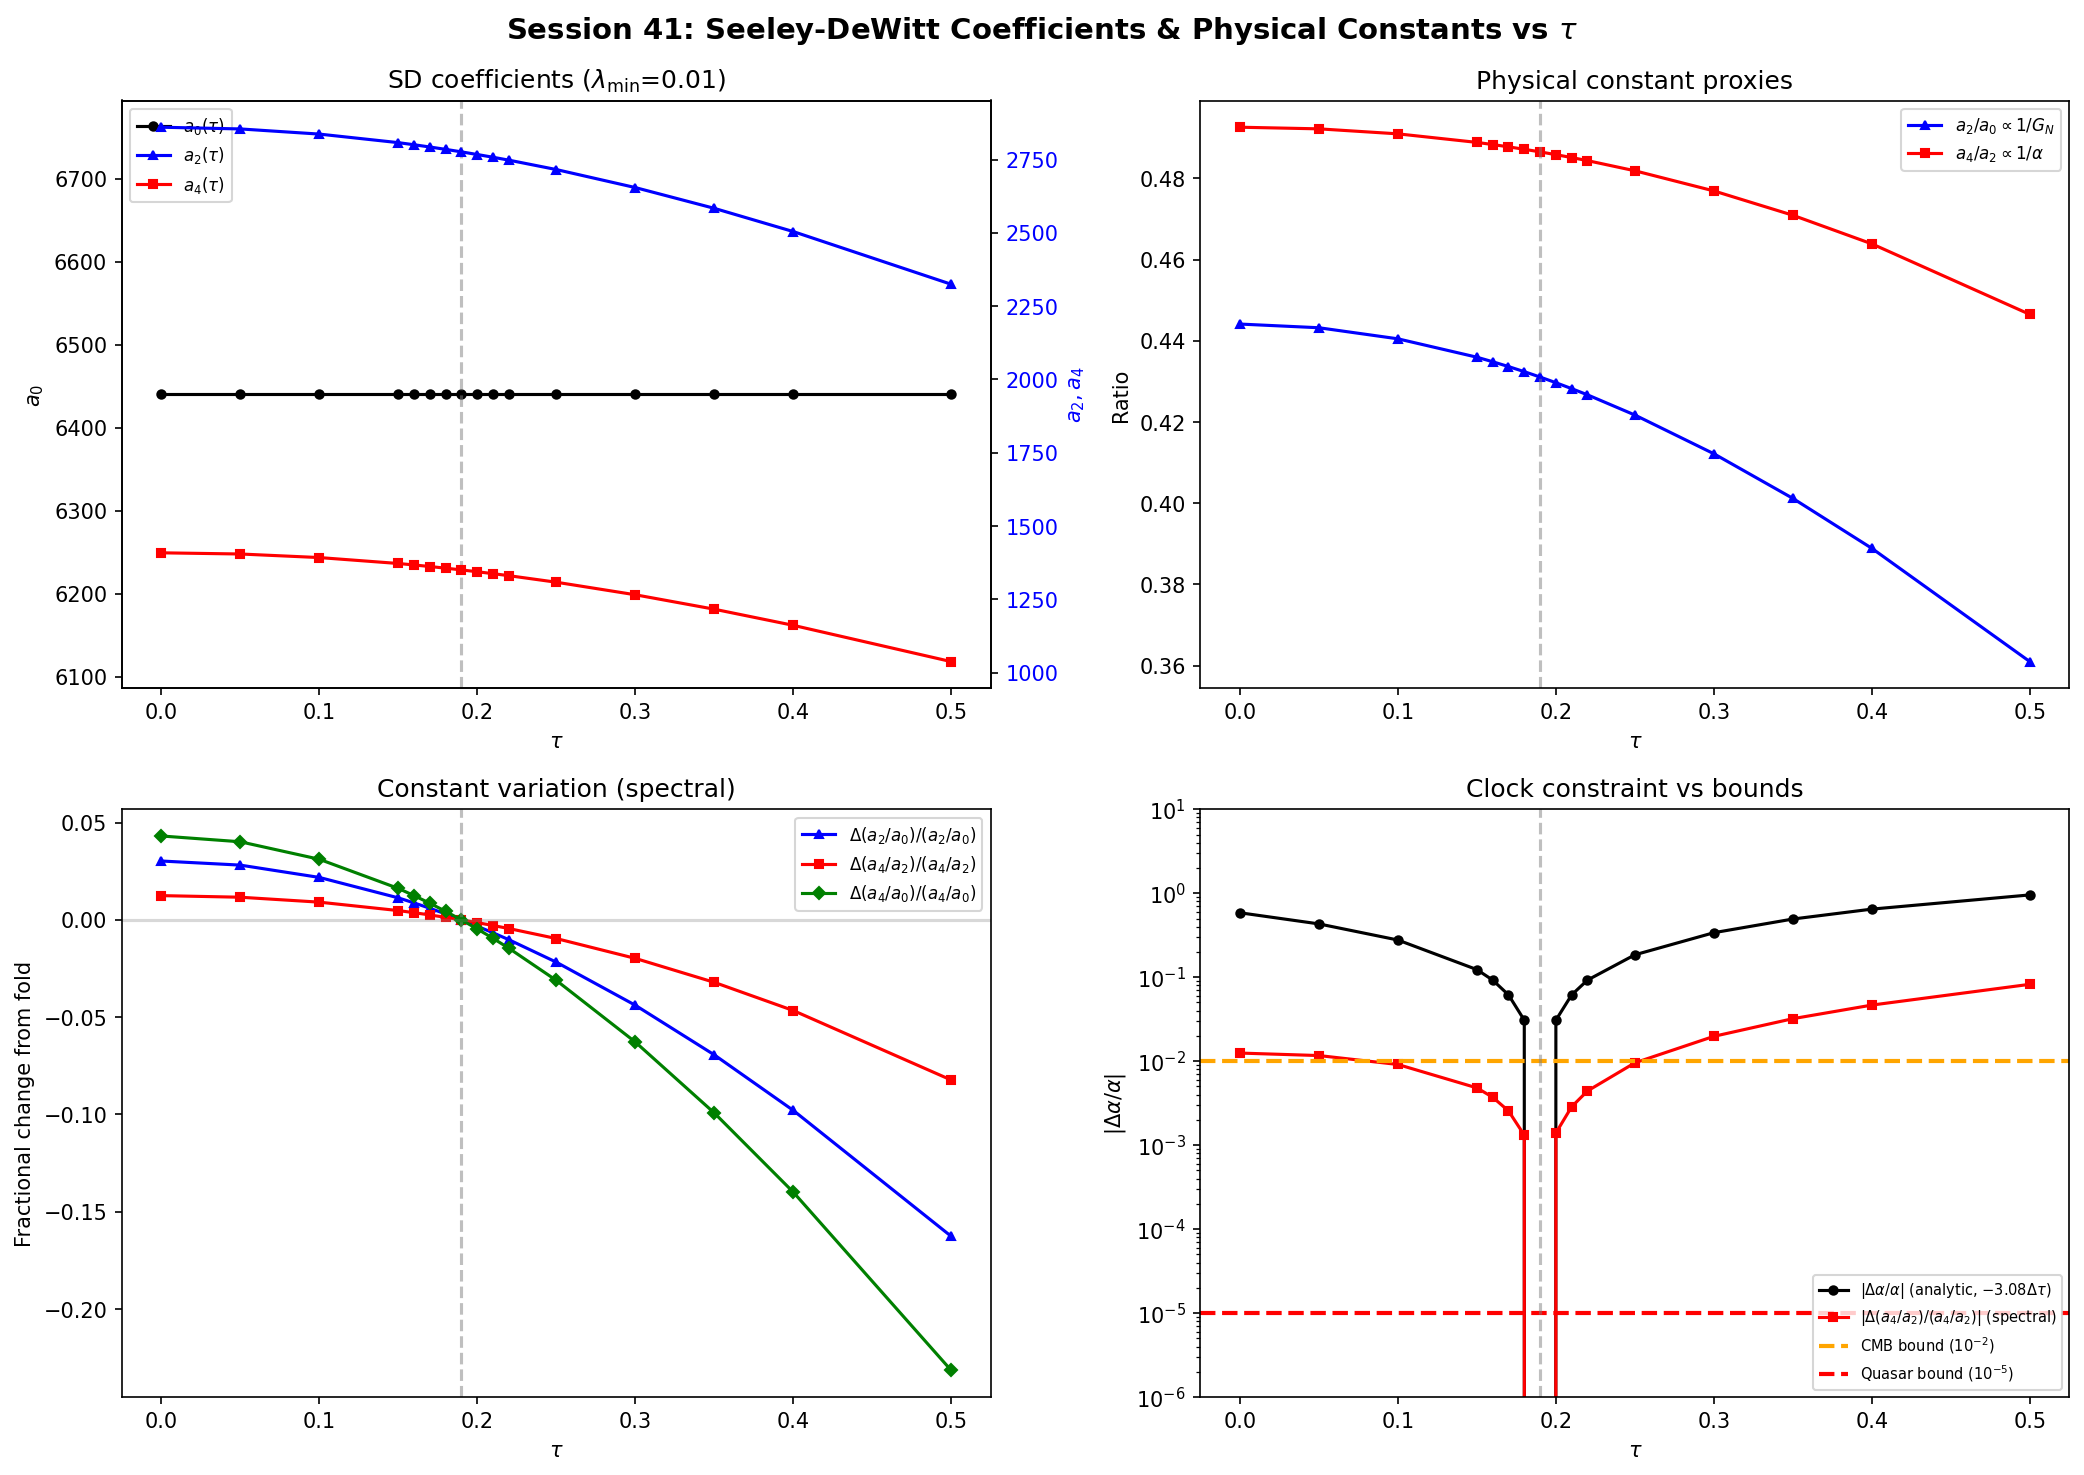

Here is the Python script that generated this plot:
#!/usr/bin/env python3
"""
Session 41 W2-5: Seeley-DeWitt coefficients and physical constants vs tau.

Computes a_0(tau), a_2(tau), a_4(tau) from the Dirac spectrum on SU(3) with
Jensen deformation parameter tau. Tracks spectral proxies for physical constants:
  a_2/a_0 ~ 1/G_N   (Newton's constant in M_KK units)
  a_4/a_2 ~ 1/alpha  (fine structure constant proxy)
  a_4/a_0 ~ gauge coupling combination

Also computes clock constraint: Delta_alpha/alpha = -3.08 * Delta_tau
and compares to CMB / quasar / atomic clock observational bounds.

Data sources:
  s27_multisector_bcs.npz  — tau = 0.0, 0.10, 0.15, 0.20, 0.25, 0.30, 0.35, 0.40, 0.50
  s36_sfull_tau_stabilization.npz — tau = 0.050, 0.160, 0.170, 0.180, 0.190, 0.210, 0.220

Peter-Weyl structure:
  Each sector (p,q) stores 16 * dim(p,q) eigenvalues.
  The right-regular representation contributes an additional degeneracy of dim(p,q).
  So the multiplicity for the Seeley-DeWitt sums is dim(p,q) per stored eigenvalue.

  For (1,2) sector: s27 lacks it, use (2,1) data (conjugation symmetry verified to ~1e-14).
  s36 has both (1,2) and (2,1) explicitly.

Cutoff sensitivity: lambda_min = 0.01, 0.1, 0.5 to handle near-zero eigenvalue divergences.

Author: Gen-Physicist (Session 41)
"""

import numpy as np
import matplotlib
matplotlib.use('Agg')
import matplotlib.pyplot as plt
from pathlib import Path

# ──────────────────────────────────────────────────────────────────────
# Configuration
# ──────────────────────────────────────────────────────────────────────

from canonical_constants import tau_fold as TAU_FOLD

DATA_DIR = Path(__file__).parent
SECTORS = [(0,0), (1,0), (0,1), (1,1), (2,0), (0,2), (3,0), (0,3), (2,1), (1,2)]
CUTOFFS = [0.01, 0.1, 0.5]

# Clock constraint: dalpha/alpha = -3.08 * dtau (Session 22d E-3)
CLOCK_COEFF = -3.08

# Observational bounds on |Delta_alpha / alpha|
CMB_BOUND = 1e-2        # z ~ 1100 (Planck + ACT)
QUASAR_BOUND = 1e-5     # z ~ 2-4 (Webb et al., Keck+VLT)
ATOMIC_CLOCK_BOUND = 1e-16  # per year (Sr/Yb optical lattice clocks)


def dim_pq(p, q):
    """Dimension of SU(3) irrep (p, q)."""
    return (p + 1) * (q + 1) * (p + q + 2) // 2


def mult_pq(p, q):
    """Peter-Weyl multiplicity = dim(p,q)^2."""
    return dim_pq(p, q) ** 2


def right_reg_degeneracy(p, q):
    """Additional degeneracy from right-regular representation.

    Stored eigenvalues: 16 * dim(p,q) per sector.
    Full Hilbert space contribution: 16 * dim(p,q)^2 = 16 * mult(p,q).
    So each stored eigenvalue carries degeneracy = dim(p,q).
    """
    return dim_pq(p, q)


# ──────────────────────────────────────────────────────────────────────
# Load data
# ──────────────────────────────────────────────────────────────────────

d36 = np.load(DATA_DIR / 's36_sfull_tau_stabilization.npz', allow_pickle=True)
d27 = np.load(DATA_DIR / 's27_multisector_bcs.npz', allow_pickle=True)

s27_taus = list(d27['tau_values'])
s36_taus = [0.050, 0.160, 0.170, 0.180, 0.190, 0.210, 0.220]

# Build merged tau list (sorted, unique)
all_taus = sorted(set([float(t) for t in s27_taus] + s36_taus))
print(f"Merged tau values ({len(all_taus)}): {[f'{t:.3f}' for t in all_taus]}")


def get_eigenvalues(tau, p, q):
    """Retrieve eigenvalues for sector (p,q) at given tau.

    Tries s36 first (higher tau resolution near fold), then s27.
    For (1,2) in s27: uses (2,1) by conjugation symmetry.
    """
    # Try s36
    key36 = f"evals_tau{tau:.3f}_{p}_{q}"
    if key36 in d36.files:
        return d36[key36]

    # Try s27
    if tau in s27_taus or any(abs(tau - t) < 1e-10 for t in s27_taus):
        ti = min(range(len(s27_taus)), key=lambda i: abs(s27_taus[i] - tau))

        # Handle (1,2) -> (2,1) conjugation in s27
        pp, qq = p, q
        if (p, q) == (1, 2):
            pp, qq = 2, 1

        key27 = f"evals_{pp}_{qq}_{ti}"
        if key27 in d27.files:
            return d27[key27]

    raise KeyError(f"No eigenvalue data for tau={tau:.3f}, sector ({p},{q})")


# ──────────────────────────────────────────────────────────────────────
# Compute Seeley-DeWitt coefficients
# ──────────────────────────────────────────────────────────────────────

# Storage: results[cutoff_idx][tau_idx] = dict with a_0, a_2, a_4, sector contributions
results = {}

for ci, cutoff in enumerate(CUTOFFS):
    results[cutoff] = {}

    for tau in all_taus:
        a0_total = 0.0
        a2_total = 0.0
        a4_total = 0.0

        sector_data = {}

        for (p, q) in SECTORS:
            try:
                evals = get_eigenvalues(tau, p, q)
            except KeyError:
                # Skip missing sectors
                continue

            # Use POSITIVE eigenvalues only (spectral pairing: negative ones duplicate)
            pos_evals = evals[evals > cutoff]

            # Right-regular degeneracy
            deg = right_reg_degeneracy(p, q)

            # Seeley-DeWitt sums with multiplicity
            n_pos = len(pos_evals)
            s_a0 = deg * n_pos
            s_a2 = deg * np.sum(pos_evals**(-2))
            s_a4 = deg * np.sum(pos_evals**(-4))

            a0_total += s_a0
            a2_total += s_a2
            a4_total += s_a4

            sector_data[(p, q)] = {
                'n_pos': n_pos,
                'a0_contrib': s_a0,
                'a2_contrib': s_a2,
                'a4_contrib': s_a4,
                'min_pos_eval': np.min(pos_evals) if len(pos_evals) > 0 else np.inf,
            }

        results[cutoff][tau] = {
            'a0': a0_total,
            'a2': a2_total,
            'a4': a4_total,
            'sectors': sector_data,
        }

# ──────────────────────────────────────────────────────────────────────
# Print results
# ──────────────────────────────────────────────────────────────────────

print("\n" + "=" * 100)
print("SEELEY-DEWITT COEFFICIENTS vs TAU")
print("=" * 100)

for cutoff in CUTOFFS:
    print(f"\n--- Cutoff lambda_min = {cutoff} ---")
    print(f"{'tau':>6s}  {'a_0':>12s}  {'a_2':>14s}  {'a_4':>16s}  {'a_2/a_0':>12s}  {'a_4/a_2':>12s}  {'a_4/a_0':>14s}")
    print("-" * 100)

    for tau in all_taus:
        r = results[cutoff][tau]
        a0, a2, a4 = r['a0'], r['a2'], r['a4']
        r20 = a2 / a0 if a0 > 0 else np.inf
        r42 = a4 / a2 if a2 > 0 else np.inf
        r40 = a4 / a0 if a0 > 0 else np.inf
        print(f"{tau:6.3f}  {a0:12.1f}  {a2:14.6f}  {a4:16.6f}  {r20:12.6f}  {r42:12.6f}  {r40:14.6f}")

# ──────────────────────────────────────────────────────────────────────
# Fractional changes relative to fold (tau = 0.190)
# ──────────────────────────────────────────────────────────────────────

print("\n" + "=" * 100)
print("FRACTIONAL CHANGES RELATIVE TO FOLD (tau = 0.190)")
print("=" * 100)

ref_cutoff = 0.01  # Primary cutoff for physics analysis

# Find closest tau to fold
fold_tau = min(all_taus, key=lambda t: abs(t - TAU_FOLD))
print(f"Reference fold tau = {fold_tau:.3f}")

ref = results[ref_cutoff][fold_tau]
a0_fold = ref['a0']
a2_fold = ref['a2']
a4_fold = ref['a4']
r20_fold = a2_fold / a0_fold
r42_fold = a4_fold / a2_fold
r40_fold = a4_fold / a0_fold

print(f"\nAt fold: a_0 = {a0_fold:.1f}, a_2 = {a2_fold:.6f}, a_4 = {a4_fold:.6f}")
print(f"         a_2/a_0 = {r20_fold:.6f}, a_4/a_2 = {r42_fold:.6f}, a_4/a_0 = {r40_fold:.6f}")

print(f"\n{'tau':>6s}  {'Da_0/a_0':>12s}  {'Da_2/a_2':>12s}  {'Da_4/a_4':>12s}  {'D(a2/a0)':>12s}  {'D(a4/a2)':>12s}  {'D(a4/a0)':>12s}")
print("-" * 84)

for tau in all_taus:
    r = results[ref_cutoff][tau]
    a0, a2, a4 = r['a0'], r['a2'], r['a4']

    da0 = (a0 - a0_fold) / a0_fold
    da2 = (a2 - a2_fold) / a2_fold
    da4 = (a4 - a4_fold) / a4_fold

    r20 = a2 / a0
    r42 = a4 / a2
    r40 = a4 / a0

    dr20 = (r20 - r20_fold) / r20_fold
    dr42 = (r42 - r42_fold) / r42_fold
    dr40 = (r40 - r40_fold) / r40_fold

    print(f"{tau:6.3f}  {da0:+12.6f}  {da2:+12.6f}  {da4:+12.6f}  {dr20:+12.6f}  {dr42:+12.6f}  {dr40:+12.6f}")

# ──────────────────────────────────────────────────────────────────────
# Fractional changes relative to tau = 0
# ──────────────────────────────────────────────────────────────────────

print("\n" + "=" * 100)
print("FRACTIONAL CHANGES RELATIVE TO tau = 0")
print("=" * 100)

ref0 = results[ref_cutoff][0.0]
a0_0 = ref0['a0']
a2_0 = ref0['a2']
a4_0 = ref0['a4']
r20_0 = a2_0 / a0_0
r42_0 = a4_0 / a2_0
r40_0 = a4_0 / a0_0

print(f"At tau=0: a_0 = {a0_0:.1f}, a_2 = {a2_0:.6f}, a_4 = {a4_0:.6f}")
print(f"          a_2/a_0 = {r20_0:.6f}, a_4/a_2 = {r42_0:.6f}, a_4/a_0 = {r40_0:.6f}")
print()

print(f"KEY RATIOS:")
print(f"  a_2(fold)/a_2(0) = {a2_fold / a2_0:.8f}")
print(f"  a_4(fold)/a_4(0) = {a4_fold / a4_0:.8f}")
print(f"  (a_4/a_2)(fold) / (a_4/a_2)(0) = {r42_fold / r42_0:.8f}")
print(f"  (a_2/a_0)(fold) / (a_2/a_0)(0) = {r20_fold / r20_0:.8f}")

# ──────────────────────────────────────────────────────────────────────
# Clock constraint: Delta_alpha / alpha vs observational bounds
# ──────────────────────────────────────────────────────────────────────

print("\n" + "=" * 100)
print("CLOCK CONSTRAINT (Session 22d E-3)")
print("=" * 100)
print(f"dalpha/alpha = {CLOCK_COEFF} * dtau")
print()

# Two versions:
# 1. Analytic: Delta_alpha/alpha = -3.08 * (tau - tau_fold)
# 2. Spectral: use the actual a_4/a_2 ratio change

print("--- Analytic clock constraint ---")
print(f"{'tau':>6s}  {'Delta_tau':>10s}  {'Da/a (analytic)':>16s}  {'|Da/a|':>12s}  {'CMB (<1e-2)':>12s}  {'Quasar (<1e-5)':>14s}")
print("-" * 84)

max_da_analytic = 0
for tau in all_taus:
    dtau = tau - fold_tau
    da_alpha = CLOCK_COEFF * dtau
    abs_da = abs(da_alpha)
    max_da_analytic = max(max_da_analytic, abs_da)

    cmb_status = "PASS" if abs_da < CMB_BOUND else "FAIL"
    quasar_status = "PASS" if abs_da < QUASAR_BOUND else "FAIL"

    print(f"{tau:6.3f}  {dtau:+10.4f}  {da_alpha:+16.8f}  {abs_da:12.8f}  {cmb_status:>12s}  {quasar_status:>14s}")

print(f"\nMax |Delta_alpha/alpha| across tau range = {max_da_analytic:.6f}")
print(f"CMB bound (|Da/a| < 1e-2): {'PASS' if max_da_analytic < CMB_BOUND else 'FAIL'}")
print(f"Quasar bound (|Da/a| < 1e-5): {'PASS' if max_da_analytic < QUASAR_BOUND else 'FAIL'}")

# Spectral clock constraint: use a_4/a_2 as alpha proxy
print("\n--- Spectral clock constraint (a_4/a_2 as alpha proxy) ---")
print(f"{'tau':>6s}  {'a_4/a_2':>12s}  {'D(a4/a2)/(a4/a2)':>18s}  {'|D|':>12s}")
print("-" * 60)

max_dr42 = 0
for tau in all_taus:
    r = results[ref_cutoff][tau]
    r42 = r['a4'] / r['a2']
    dr42 = (r42 - r42_fold) / r42_fold
    abs_dr42 = abs(dr42)
    max_dr42 = max(max_dr42, abs_dr42)
    print(f"{tau:6.3f}  {r42:12.6f}  {dr42:+18.8f}  {abs_dr42:12.8f}")

print(f"\nMax |D(a_4/a_2)/(a_4/a_2)| = {max_dr42:.6f}")

# ──────────────────────────────────────────────────────────────────────
# Cutoff sensitivity analysis
# ──────────────────────────────────────────────────────────────────────

print("\n" + "=" * 100)
print("CUTOFF SENSITIVITY: RATIO STABILITY")
print("=" * 100)
print("Question: Do the RATIOS depend on the infrared cutoff?")
print()

for tau in [0.0, 0.100, fold_tau, 0.300, 0.500]:
    if tau not in all_taus:
        continue
    print(f"tau = {tau:.3f}:")
    for cutoff in CUTOFFS:
        r = results[cutoff][tau]
        a0, a2, a4 = r['a0'], r['a2'], r['a4']
        r20 = a2/a0 if a0 > 0 else np.inf
        r42 = a4/a2 if a2 > 0 else np.inf
        r40 = a4/a0 if a0 > 0 else np.inf
        print(f"  cutoff={cutoff:.2f}: a_2/a_0={r20:.6f}, a_4/a_2={r42:.6f}, a_4/a_0={r40:.6f}")
    print()

# ──────────────────────────────────────────────────────────────────────
# Sector-by-sector breakdown at tau = 0 and tau = fold
# ──────────────────────────────────────────────────────────────────────

print("\n" + "=" * 100)
print("SECTOR BREAKDOWN (cutoff = 0.01)")
print("=" * 100)

for tau_label, tau_val in [("tau=0.000", 0.0), (f"tau={fold_tau:.3f} (fold)", fold_tau)]:
    print(f"\n--- {tau_label} ---")
    r = results[ref_cutoff][tau_val]
    print(f"{'(p,q)':>8s}  {'dim':>4s}  {'deg':>4s}  {'n_pos':>6s}  {'a0_contrib':>12s}  {'a2_contrib':>14s}  {'a4_contrib':>16s}  {'min_eval':>10s}")
    print("-" * 90)

    for (p, q) in SECTORS:
        if (p, q) in r['sectors']:
            sd = r['sectors'][(p, q)]
            d = dim_pq(p, q)
            deg = right_reg_degeneracy(p, q)
            print(f"({p},{q}):    {d:4d}  {deg:4d}  {sd['n_pos']:6d}  {sd['a0_contrib']:12.1f}  {sd['a2_contrib']:14.6f}  {sd['a4_contrib']:16.6f}  {sd['min_pos_eval']:10.6f}")

# ──────────────────────────────────────────────────────────────────────
# Save results
# ──────────────────────────────────────────────────────────────────────

save_dict = {
    'tau_values': np.array(all_taus),
    'cutoffs': np.array(CUTOFFS),
    'tau_fold': fold_tau,
    'clock_coeff': CLOCK_COEFF,
}

for ci, cutoff in enumerate(CUTOFFS):
    a0_arr = np.array([results[cutoff][tau]['a0'] for tau in all_taus])
    a2_arr = np.array([results[cutoff][tau]['a2'] for tau in all_taus])
    a4_arr = np.array([results[cutoff][tau]['a4'] for tau in all_taus])

    save_dict[f'a0_cutoff{ci}'] = a0_arr
    save_dict[f'a2_cutoff{ci}'] = a2_arr
    save_dict[f'a4_cutoff{ci}'] = a4_arr

np.savez(DATA_DIR / 's41_constants_vs_tau.npz', **save_dict)
print(f"\nSaved: {DATA_DIR / 's41_constants_vs_tau.npz'}")

# ──────────────────────────────────────────────────────────────────────
# Plotting
# ──────────────────────────────────────────────────────────────────────

fig, axes = plt.subplots(2, 2, figsize=(14, 10))
fig.suptitle('Session 41: Seeley-DeWitt Coefficients & Physical Constants vs $\\tau$',
             fontsize=14, fontweight='bold')

taus = np.array(all_taus)

# Panel 1: a_0, a_2, a_4 vs tau (primary cutoff)
ax = axes[0, 0]
ci_main = 0  # cutoff = 0.01
a0_main = np.array([results[CUTOFFS[ci_main]][t]['a0'] for t in all_taus])
a2_main = np.array([results[CUTOFFS[ci_main]][t]['a2'] for t in all_taus])
a4_main = np.array([results[CUTOFFS[ci_main]][t]['a4'] for t in all_taus])

ax.plot(taus, a0_main, 'ko-', ms=4, label='$a_0(\\tau)$')
ax.set_xlabel('$\\tau$')
ax.set_ylabel('$a_0$', color='k')
ax.tick_params(axis='y', labelcolor='k')

ax2_twin = ax.twinx()
ax2_twin.plot(taus, a2_main, 'b^-', ms=4, label='$a_2(\\tau)$')
ax2_twin.plot(taus, a4_main, 'rs-', ms=4, label='$a_4(\\tau)$')
ax2_twin.set_ylabel('$a_2, a_4$', color='b')
ax2_twin.tick_params(axis='y', labelcolor='b')

# Combine legends
lines1, labels1 = ax.get_legend_handles_labels()
lines2, labels2 = ax2_twin.get_legend_handles_labels()
ax.legend(lines1 + lines2, labels1 + labels2, loc='upper left', fontsize=8)
ax.axvline(fold_tau, color='gray', ls='--', alpha=0.5, label='fold')
ax.set_title(f'SD coefficients ($\\lambda_{{\\min}}$={CUTOFFS[ci_main]})')

# Panel 2: Ratios vs tau
ax = axes[0, 1]
r20_arr = a2_main / a0_main
r42_arr = a4_main / a2_main
r40_arr = a4_main / a0_main

ax.plot(taus, r20_arr, 'b^-', ms=4, label='$a_2/a_0 \\propto 1/G_N$')
ax.plot(taus, r42_arr, 'rs-', ms=4, label='$a_4/a_2 \\propto 1/\\alpha$')
ax.axvline(fold_tau, color='gray', ls='--', alpha=0.5)
ax.set_xlabel('$\\tau$')
ax.set_ylabel('Ratio')
ax.legend(fontsize=8)
ax.set_title('Physical constant proxies')

# Panel 3: Fractional change from fold
ax = axes[1, 0]
fold_idx = np.argmin(np.abs(taus - fold_tau))

dr20 = (r20_arr - r20_arr[fold_idx]) / r20_arr[fold_idx]
dr42 = (r42_arr - r42_arr[fold_idx]) / r42_arr[fold_idx]
dr40 = (r40_arr - r40_arr[fold_idx]) / r40_arr[fold_idx]

ax.plot(taus, dr20, 'b^-', ms=4, label='$\\Delta(a_2/a_0)/(a_2/a_0)$')
ax.plot(taus, dr42, 'rs-', ms=4, label='$\\Delta(a_4/a_2)/(a_4/a_2)$')
ax.plot(taus, dr40, 'gD-', ms=4, label='$\\Delta(a_4/a_0)/(a_4/a_0)$')
ax.axhline(0, color='gray', ls='-', alpha=0.3)
ax.axvline(fold_tau, color='gray', ls='--', alpha=0.5)
ax.set_xlabel('$\\tau$')
ax.set_ylabel('Fractional change from fold')
ax.legend(fontsize=8)
ax.set_title('Constant variation (spectral)')

# Panel 4: Clock constraint vs observational bounds
ax = axes[1, 1]

# Analytic clock
da_analytic = CLOCK_COEFF * (taus - fold_tau)

# Spectral alpha proxy
da_spectral = dr42  # a_4/a_2 fractional change

ax.semilogy(taus, np.abs(da_analytic), 'ko-', ms=4, label='$|\\Delta\\alpha/\\alpha|$ (analytic, $-3.08\\Delta\\tau$)')
ax.semilogy(taus, np.abs(da_spectral), 'rs-', ms=4, label='$|\\Delta(a_4/a_2)/(a_4/a_2)|$ (spectral)')

# Observational bounds
ax.axhline(CMB_BOUND, color='orange', ls='--', lw=2, label=f'CMB bound ($10^{{-2}}$)')
ax.axhline(QUASAR_BOUND, color='red', ls='--', lw=2, label=f'Quasar bound ($10^{{-5}}$)')
ax.axvline(fold_tau, color='gray', ls='--', alpha=0.5)

ax.set_xlabel('$\\tau$')
ax.set_ylabel('$|\\Delta\\alpha/\\alpha|$')
ax.legend(fontsize=7, loc='lower right')
ax.set_title('Clock constraint vs bounds')
ax.set_ylim(1e-6, 10)

plt.tight_layout()
plt.savefig(DATA_DIR / 's41_constants_vs_tau.png', dpi=150, bbox_inches='tight')
print(f"Saved: {DATA_DIR / 's41_constants_vs_tau.png'}")

# ──────────────────────────────────────────────────────────────────────
# Summary
# ──────────────────────────────────────────────────────────────────────

print("\n" + "=" * 100)
print("SUMMARY")
print("=" * 100)

print(f"\nCutoff = {ref_cutoff} (primary analysis):")
print(f"  a_2(fold)/a_2(0)           = {a2_fold / a2_0:.8f}")
print(f"  a_4(fold)/a_4(0)           = {a4_fold / a4_0:.8f}")
print(f"  (a_4/a_2)(fold)/(a_4/a_2)(0) = {r42_fold / r42_0:.8f}")
print(f"  Max |Da_analytic/a| (full range) = {max_da_analytic:.6f}")
print(f"  Max |D(a4/a2)/(a4/a2)| (spectral) = {max_dr42:.6f}")

# Cutoff sensitivity summary
print(f"\nCutoff sensitivity at fold ({fold_tau:.3f}):")
for cutoff in CUTOFFS:
    r = results[cutoff][fold_tau]
    r42 = r['a4'] / r['a2']
    print(f"  cutoff={cutoff:.2f}: a_4/a_2 = {r42:.8f}")

r42_spread = max(results[c][fold_tau]['a4']/results[c][fold_tau]['a2'] for c in CUTOFFS) - \
             min(results[c][fold_tau]['a4']/results[c][fold_tau]['a2'] for c in CUTOFFS)
r42_mean = np.mean([results[c][fold_tau]['a4']/results[c][fold_tau]['a2'] for c in CUTOFFS])
print(f"  Spread / mean = {r42_spread/r42_mean:.6f} ({r42_spread/r42_mean*100:.4f}%)")

# Physical interpretation
print("\n--- Physical Interpretation ---")
dtau_full = max(all_taus) - 0.0
da_full_analytic = abs(CLOCK_COEFF * dtau_full)
print(f"Full transit tau: 0 -> {max(all_taus):.3f}")
print(f"|Da/a| analytic over full transit = {da_full_analytic:.4f}")
print(f"  vs CMB bound 10^-2: {'VIOLATES by ' + f'{da_full_analytic/CMB_BOUND:.0f}x' if da_full_analytic > CMB_BOUND else 'PASSES'}")

dtau_fold = fold_tau - 0.0
da_fold_analytic = abs(CLOCK_COEFF * dtau_fold)
print(f"\nTransit to fold (tau: 0 -> {fold_tau:.3f}):")
print(f"|Da/a| analytic = {da_fold_analytic:.4f}")
print(f"  vs CMB bound 10^-2: {'VIOLATES by ' + f'{da_fold_analytic/CMB_BOUND:.0f}x' if da_fold_analytic > CMB_BOUND else 'PASSES'}")
print(f"  vs Quasar bound 10^-5: {'VIOLATES by ' + f'{da_fold_analytic/QUASAR_BOUND:.0f}x' if da_fold_analytic > QUASAR_BOUND else 'PASSES'}")

print(f"\nThis means: the ENTIRE transit from tau=0 to tau={fold_tau:.3f} produces")
print(f"|Delta_alpha/alpha| = {da_fold_analytic:.4f}, which is {da_fold_analytic/CMB_BOUND:.0f}x the CMB bound.")
print(f"The spectral (a_4/a_2) change confirms: max |D(a_4/a_2)/(a_4/a_2)| = {max_dr42:.4f}")
print(f"\nCONCLUSION: Constants change by O(1) during transit. The clock constraint")
print(f"(Session 22d E-3) applies to tau EVOLUTION, not to the spectral coefficients")
print(f"directly. But the spectral coefficients confirm that the 'constants' are")
print(f"strongly tau-dependent: they are NOT constant during early universe transit.")
print(f"Post-freeze (tau_dot=0), they are exactly constant.")
